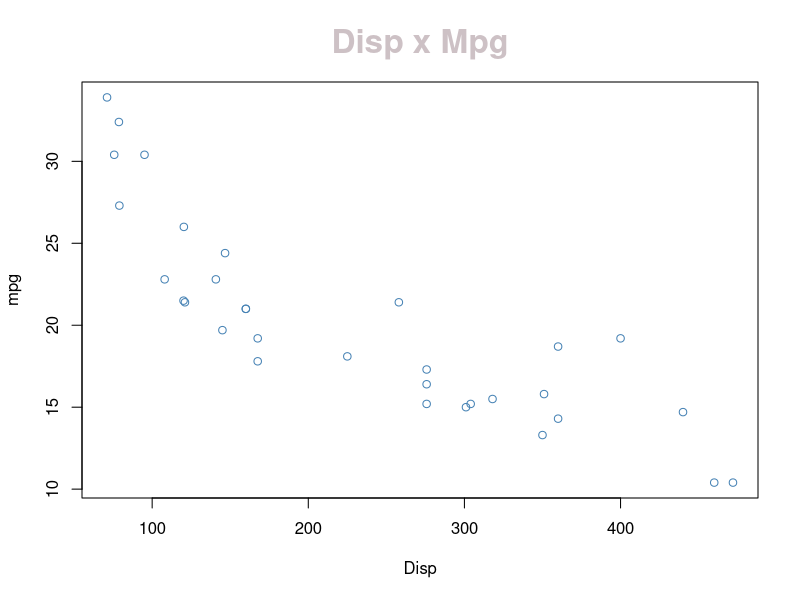
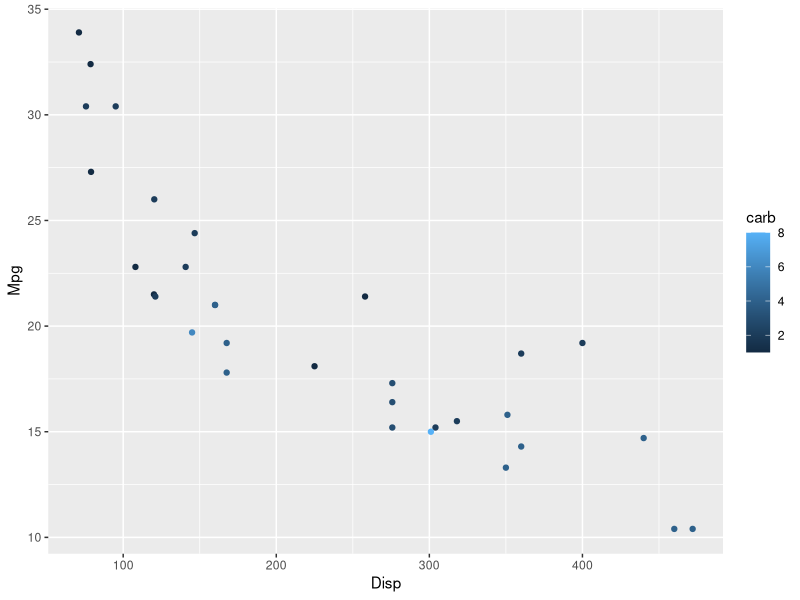

Here is the R script that generated these plots, in order: (Note: this script raises an error after producing the figures.)
setwd("~/Projetos/Python/git/R/DSA/BigDataAnalytics/Cap04-Graficos")
getwd()


# Exercicio 1 - Crie uma função que receba os dois vetores abaixo como parâmetro, 
# converta-os em um dataframe e imprima no console
vec1 <- (10:13)
vec2 <- c("a", "b", "c", "d")

# ----- 
# Meu
f <- function (x, y){
  df <- data.frame(num = vec1, txt = vec2)
}

a <- f(vec1, vec2)
a
# --- t1

# Solução
myfunc <- function(x, y){
  df = data.frame(cbind(x, y))
  print(df)
}

myfunc(vec1, vec2)

# Exercicio 2 - Crie uma matriz com 4 linhas e 4 colunas preenchida com 
# números inteiros e calcule a média de cada linha
m <- matrix(1:16, nrow = 4, ncol = 4, byrow = T)
# Meu
rowMeans(m)
colMeans(m)

# Solução
apply(m, 1, mean)

# Exercicio 3 - Considere o dataframe abaixo. 
# Calcule a média por disciplina e depois calcule a média de apenas uma disciplina
escola <- data.frame(Aluno = c('Alan', 'Alice', 'Alana', 'Aline', 'Alex', 'Ajay'),
                     Matematica = c(90, 80, 85, 87, 56, 79),
                     Geografia = c(100, 78, 86, 90, 98, 67),
                     Quimica = c(76, 56, 89, 90, 100, 87))

escola
# Meu
# notas <- escola[1:length(escola), c(2:4)]
notas <- escola[1:nrow(escola), c(2:4)]

# Alunos
escola[1]

# Média por aluno
rowMeans(notas)

# Média por Matérias
colMeans(notas)

# Média de Matemática
mean(notas$Matematica)


# --- Solução
apply(escola[,c(2,3,4)], 2, mean)

# Média com erro :: 
#-- apply(escola$Matematica, 2, mean)

apply(escola[, c(2), drop = F], 2, mean)

# Exercicio 4 - Cria uma lista com 3 elementos, todos numéricos 
# e calcule a soma de todos os elementos da lista

# Meu
l <- list(c(1:3), 4, c(5:9))
l
do.call(sum, l)

# Solução
lst <- list(a = 1:10, b = 1:5)
lst
do.call(sum, lst)

# Exercicio 5 - Transforme a lista anterior um vetor
# Meu
v <- unlist(l)
v

# Solução
unlist(lst)

# Exercicio 6 - Considere a string abaixo. Substitua a palavra "textos" por "frases"
str <- c("Expressoes", "regulares", "em linguagem R", 
         "permitem a busca de padroes", "e exploracao de textos",
         "podemos buscar padroes em digitos",
         "como por exemplo",
         "10992451280")

str
sub(pattern = "textos", replacement = "frases", str)


# Exercicio 7 - Usando o dataset mtcars, crie um gráfico com ggplot do tipo 
# scatter plot. Use as colunas disp e mpg nos eixos x e y respectivamente
library(ggplot2)

# Plot Normal
x <- mtcars$disp
y <- mtcars$mpg

plot(x, 
     y, 
     col = "steelblue",
     main = "Disp x Mpg",
     col.main = "lavenderblush3",
     xlab = "Disp",
     ylab =  "mpg",
     cex.main = 2)

ggplot(mtcars,
       aes(x = mtcars$disp,
           y = mtcars$mpg,
           color = carb
       )) +
  geom_point() +
  xlab ( "Disp") +
  ylab ("Mpg")

# Exercicio 8 - Considere a matriz abaixo.
# Crie um bar plot que represente os dados em barras individuais.
mat1 <- matrix(c(652,1537,598,242,36,46,38,21,218,327,106,67), nrow = 3, byrow = T)
mat1

cores = c("")
while (length(cores) < 13){
  cores <- c(cores, geraCor())
}
cores <- cores[-1]

cores
barplot(mat1, beside = T, col = cores, ylim = c(0, as.integer(max(mat1 * 1.05))))

df_mat1 <- as.data.frame(mat1)
head(df_mat1)

ggplot(data = df_mat1
       ,   aes(x = df_mat1$V1)
       ) +
  geom_bar()

# Exercício 9 - Qual o erro do código abaixo?
data(diamonds)
ggplot(data = diamonds, aes(x = price, group = fill, fill = cut)) + 
  geom_density(adjust = 1.5)


# Meu --> retirar group = fill
ggplot(data = diamonds, aes(x = price, fill = cut)) + 
  geom_density(adjust = 1.5)


# Exercício 10 - Qual o erro do código abaixo?
ggplot(mtcars, aes(x = as.factor(cyl), fill = as.factor(cyl))) + 
  geom_barplot() +
  labs(fill = "cyl")

# Meu --> Mudado geom_barplot para geom_bar
ggplot(mtcars, aes(x = as.factor(cyl), fill = as.factor(cyl))) + 
  geom_bar() +
  labs(fill = "cyl")
